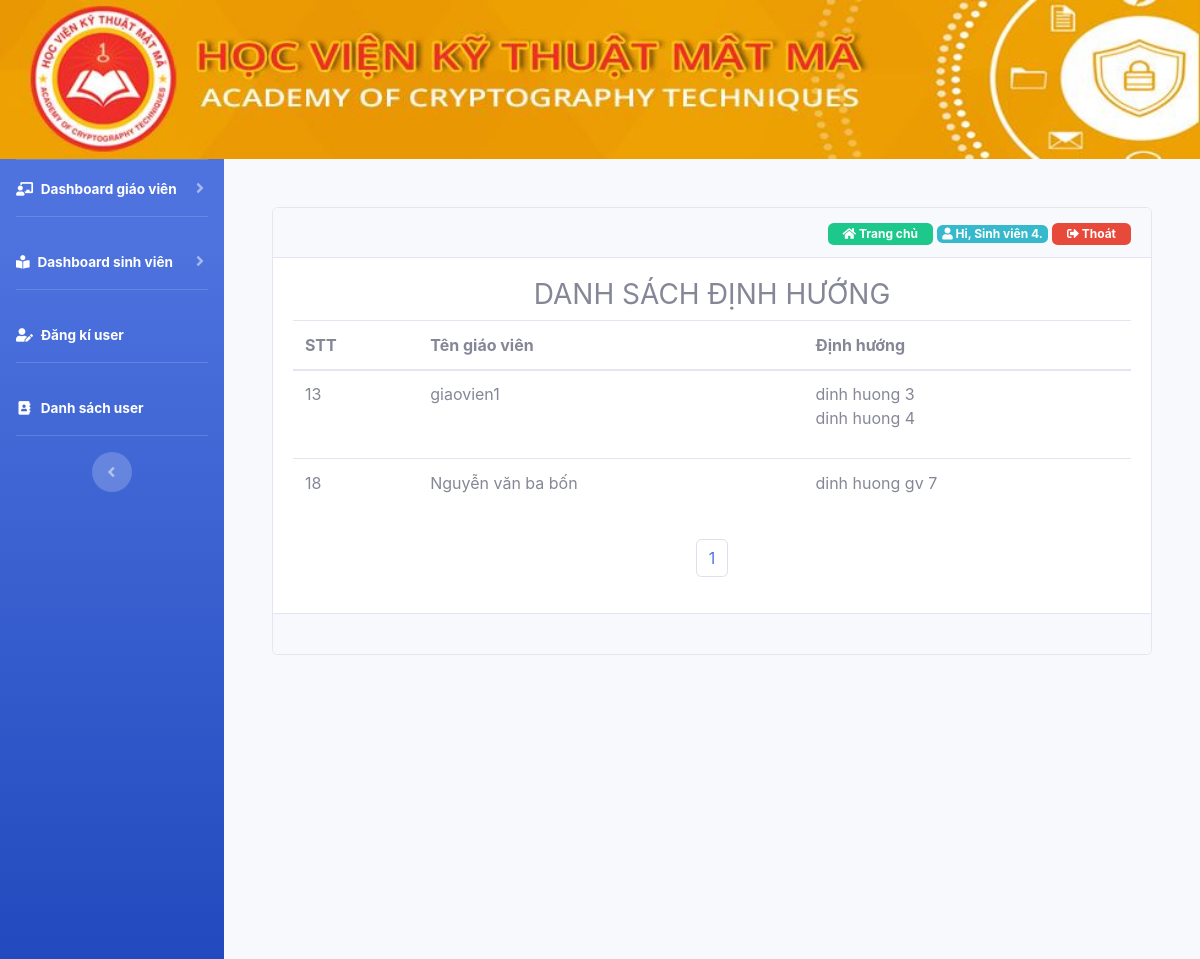
The app's page /danh-sach-dinh-huong.php (signed in) with its own data.
### tables this page shows
CREATE TABLE `user` (
  `id` int(11) NOT NULL,
  `username` text NOT NULL,
  `password` text NOT NULL,
  `fullname` text NOT NULL,
  `phone` int(11) NOT NULL,
  `email` text NOT NULL,
  `permission` text NOT NULL
);

CREATE TABLE `dinhhuong` (
  `id` int(11) NOT NULL,
  `tengv` text NOT NULL,
  `dinhhuong1` text NOT NULL
);

### danh-sach-dinh-huong.php (the view, shortened to what this page needs)
<!DOCTYPE html>
<html>
<head>
    <?php require_once('filecss.php') ?>
</head>
<body>
    <div class="container-fluid">
        <?php require_once('logo.php'); ?>
        <div class="main" >
            <div id="wrapper">
                <div class="sidebar bg-gradient-primary">
                    <?php require_once('menu_left.php'); ?>
                </div>
                <div id="content-wrapper" class="d-flex flex-column p-5">
                    <div class="status">
                        <div class="card">
                            <div class="card-header text-right">
                                <?php require_once('home_page.php') ?>
                            </div>
                            <div class="card-body">
                                <h3 class="text-uppercase text-center">Danh sách định hướng</h3>
                                <form action="" method="post">
                                    <table class="danhsachdinhhuong table table-hover table-inverse">
                                        <thead>
                                            <tr>
                                                <th>STT</th>
                                                <th>Tên giáo viên</th>
                                                <th>Định hướng </th>
                                            </tr>
                                        </thead>
                                        <tbody>
                                            <?php
                                            include 'lib/connect.php';
                                            $sql_total = "select count(id) as total from dinhhuong";
                                                $data = mysqli_query($con, $sql_total);
                                                $rows = mysqli_fetch_assoc($data);
                                                $total_records = $rows['total'];
                                                $current_page = isset($_GET['page']) ? $_GET['page'] : 1;
                                                $limit = 5;
                                                $total_page = ceil($total_records / $limit);
                                                $start = ($current_page - 1) * $limit;
                                            if ($permission == 'teacher')
                                            {
                                                $sql1 = "select * from dinhhuong where tengv ='$fullname' limit $start,$limit";
                                            }
                                            else $sql1 = "select * from dinhhuong limit $start,$limit";
                                            $check=mysqli_query($con,$sql1);
                                            while ($row1=mysqli_fetch_row($check)) {
                                                ?>
                                                <tr>
                                                    <td><?php echo $row1['0']; ?></td>
                                                    <td><?php echo $row1['1']; ?></td>
                                                    <td><pre ><?php echo $row1['2']; ?></pre></td>
                                                </tr>
                                                <?php
                                            }
                                            ?>
                                        </tbody>
                                    </table>
                                    <nav aria-label="Page navigation example">
                                     <ul class="pagination justify-content-center">
                                        <?php
                                        for ($i = 1; $i <= $total_page; $i++) {
                                            if ($i == $current_page) {
                                                echo '<li class="page-item"><a class="page-link" href="#">'. $i .'</a></li>';
                                            } else {
                                                echo '<li class="page-item"><a class="page-link" href="danh-sach-dinh-huong.php?page=' . $i . '">'. $i .'</a></li>';
                                            }
                                        }
                                        ?>
                                    </ul>
                                    </nav>
                                </form>
                            </div>
                            <div class="card-footer">
                            </div>
                        </div>
                    </div>
                </div>
            </div>
        </div>
    </div>
</body>
</html>

### home_page.php (shortened to what this page needs)
<a href="index.php" style="text-decoration: none;"><span class="badge badge-success" style="padding: 5px 15px; "><i class="fas fa-home"></i> Trang chủ</span></a>
<?php
if (empty($_SESSION['username'])) {
    header("Location: /TTCS/login.php");
} else {
     include 'lib/connect.php';
    $username = $_SESSION['username'];
    $sql = "select * from user where username='$username'";
    $query = mysqli_query($con, $sql);
    if ($query) {
        $row = mysqli_fetch_row($query);
        ?>
        <span class="badge badge-info"><i class="fas fa-user"></i><?php echo " Hi, " . $row[3] . "."; ?></span>
        <a href="logout.php" ><span class="badge badge-danger" style="padding: 5px 15px;"><i class="fas fa-sign-out-alt"></i> Thoát</span></a>
    <?php
}
}
?>

### records on screen
user: fullname "Sinh viên 4"
dinhhuong: id "13", tengv "giaovien1", dinhhuong1 "dinh huong 3 dinh huong 4"
dinhhuong: id "18", tengv "Nguyễn văn ba bốn", dinhhuong1 "dinh huong gv 7"
